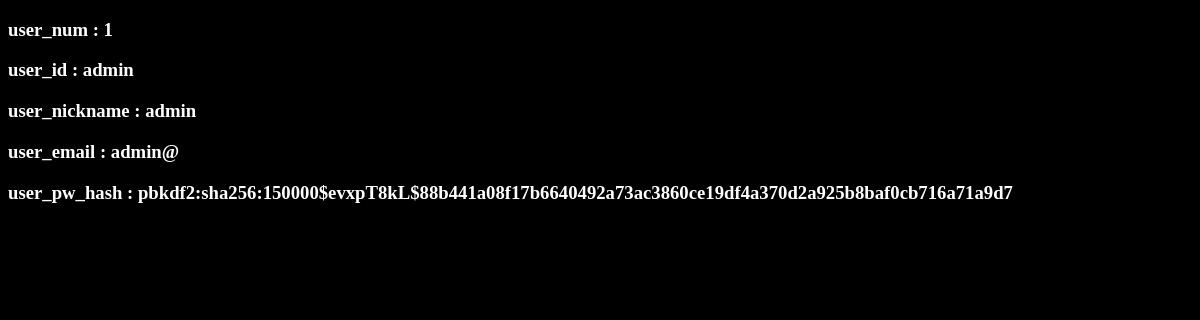
/geonguprincesssecretroom/view_user_info/admin, run on an earlier commit of the app's database.
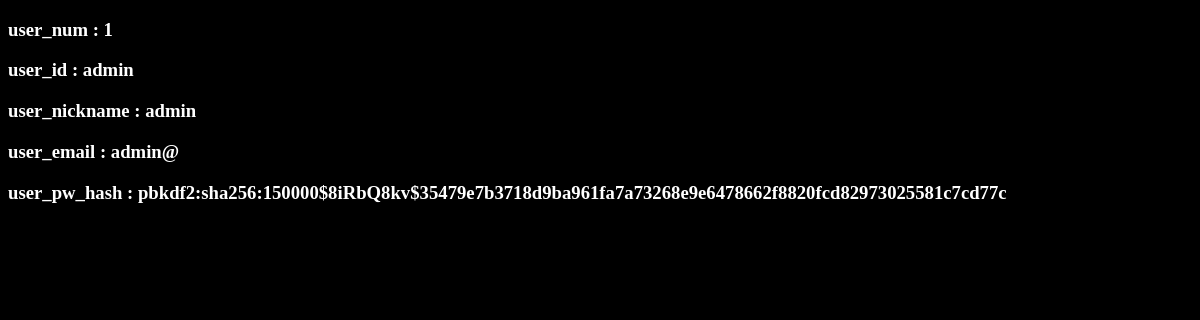
And on a later commit of the database.
### tables this page shows
CREATE TABLE user (
  user_num integer primary key autoincrement,
  user_id string not null,
  user_nickname string not null,
  user_email string not null,
  user_pw_hash string not null
);

### GPSR.py (the view)
@app.route('/geonguprincesssecretroom/view_user_info/<user_id>')
def admin_view_user_info(user_id):
    user = query_db('select * from user where user_id = ?', [user_id], True)
    return render_template('/admin/admin_view_user_info.html', user=user)

### GPSR.py (called while the page is built)
def connect_db():
    return sqlite3.connect(app.config['DATABASE'])

def query_db(query, args=(), one=False):
    cur = g.db.execute(query, args)
    rv = [dict((cur.description[idx][0], value)
               for idx, value in enumerate(row)) for row in cur.fetchall()]
    return (rv[0] if rv else None) if one else rv

@app.before_request
def before_request():
    g.db = connect_db()
    g.user = None
    if 'user_num' in session:
        g.user = query_db('select * from user where user_num = ?',
                          [session['user_num']], one=True)

@app.teardown_request
def teardown_request(exception):
    if hasattr(g, 'db'):
        g.db.close()

### templates/admin/admin_view_user_info.html (shortened to what this page needs)
<!doctype html>
<link rel=stylesheet type=text/css href="{{ url_for('static', filename='style.css') }}">
<html>
    <head>
    </head>
    <body>
        {% for key, i in user.items() %}
            <h3>{{key}} : {{i}}</h3>
        {% endfor %}
    </body>
</html>

### static/style.css (style rules this page uses)
body { background: black; font-family: "?��?��?��??�어 Light"; color:white; }

What changed in the data, as far as the page shows it:
changed user "admin": user_pw_hash "pbkdf2:sha256:150000$evxpT8kL$88b441a08f17b6640492a73ac3860ce19df4a370d2a925b8baf0cb716a71a9d7" → "pbkdf2:sha256:150000$8iRbQ8kv$35479e7b3718d9ba961fa7a73268e9e6478662f8820fcd82973025581c7cd77c"
